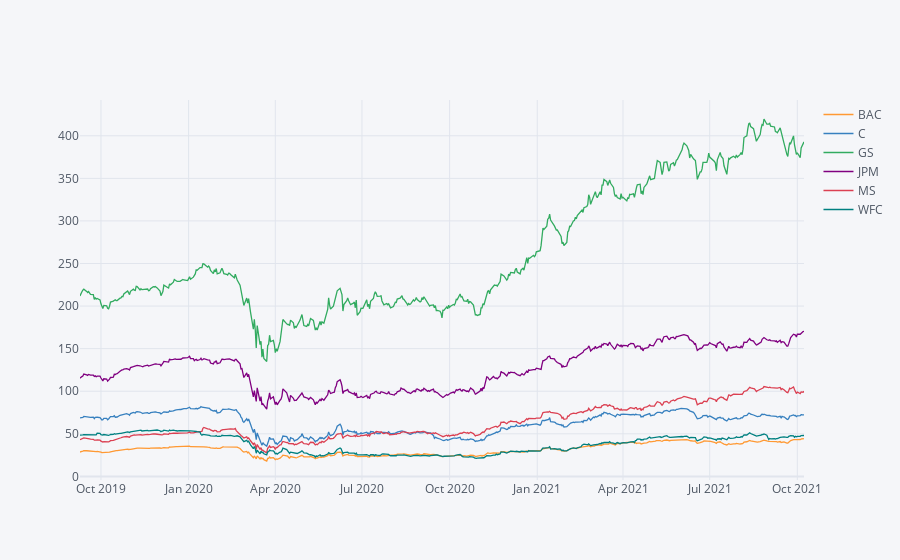

The code cell stored with this chart in its notebook:
### Code cell
bank_stocks.xs(key='Close',axis=1,level='Stock Info').iplot()

### Figure 1 — Plotly figure (JSON) as saved in the notebook; plotly's stock layout.template omitted (floating-point values rounded to 4 significant figures; data arrays with more than 128 entries replaced by an {"elided": "..."} marker saying what was removed)
{"data": [{"line": {"color": "rgba(255, 153, 51, 1.0)", "dash": "solid", "shape": "linear", "width": 1.3}, "mode": "lines", "name": "BAC", "text": "", "type": "scatter", "x": {"elided": "527 str values"}, "y": {"elided": "527 float values"}}, {"line": {"color": "rgba(55, 128, 191, 1.0)", "dash": "solid", "shape": "linear", "width": 1.3}, "mode": "lines", "name": "C", "text": "", "type": "scatter", "x": {"elided": "527 str values"}, "y": {"elided": "527 float values"}}, {"line": {"color": "rgba(50, 171, 96, 1.0)", "dash": "solid", "shape": "linear", "width": 1.3}, "mode": "lines", "name": "GS", "text": "", "type": "scatter", "x": {"elided": "527 str values"}, "y": {"elided": "527 float values"}}, {"line": {"color": "rgba(128, 0, 128, 1.0)", "dash": "solid", "shape": "linear", "width": 1.3}, "mode": "lines", "name": "JPM", "text": "", "type": "scatter", "x": {"elided": "527 str values"}, "y": {"elided": "527 float values"}}, {"line": {"color": "rgba(219, 64, 82, 1.0)", "dash": "solid", "shape": "linear", "width": 1.3}, "mode": "lines", "name": "MS", "text": "", "type": "scatter", "x": {"elided": "527 str values"}, "y": {"elided": "527 float values"}}, {"line": {"color": "rgba(0, 128, 128, 1.0)", "dash": "solid", "shape": "linear", "width": 1.3}, "mode": "lines", "name": "WFC", "text": "", "type": "scatter", "x": {"elided": "527 str values"}, "y": {"elided": "527 float values"}}], "layout": {"legend": {"bgcolor": "#F5F6F9", "font": {"color": "#4D5663"}}, "paper_bgcolor": "#F5F6F9", "plot_bgcolor": "#F5F6F9", "title": {"font": {"color": "#4D5663"}}, "xaxis": {"gridcolor": "#E1E5ED", "showgrid": true, "tickfont": {"color": "#4D5663"}, "title": {"font": {"color": "#4D5663"}, "text": ""}, "zerolinecolor": "#E1E5ED"}, "yaxis": {"gridcolor": "#E1E5ED", "showgrid": true, "tickfont": {"color": "#4D5663"}, "title": {"font": {"color": "#4D5663"}, "text": ""}, "zerolinecolor": "#E1E5ED"}}}
